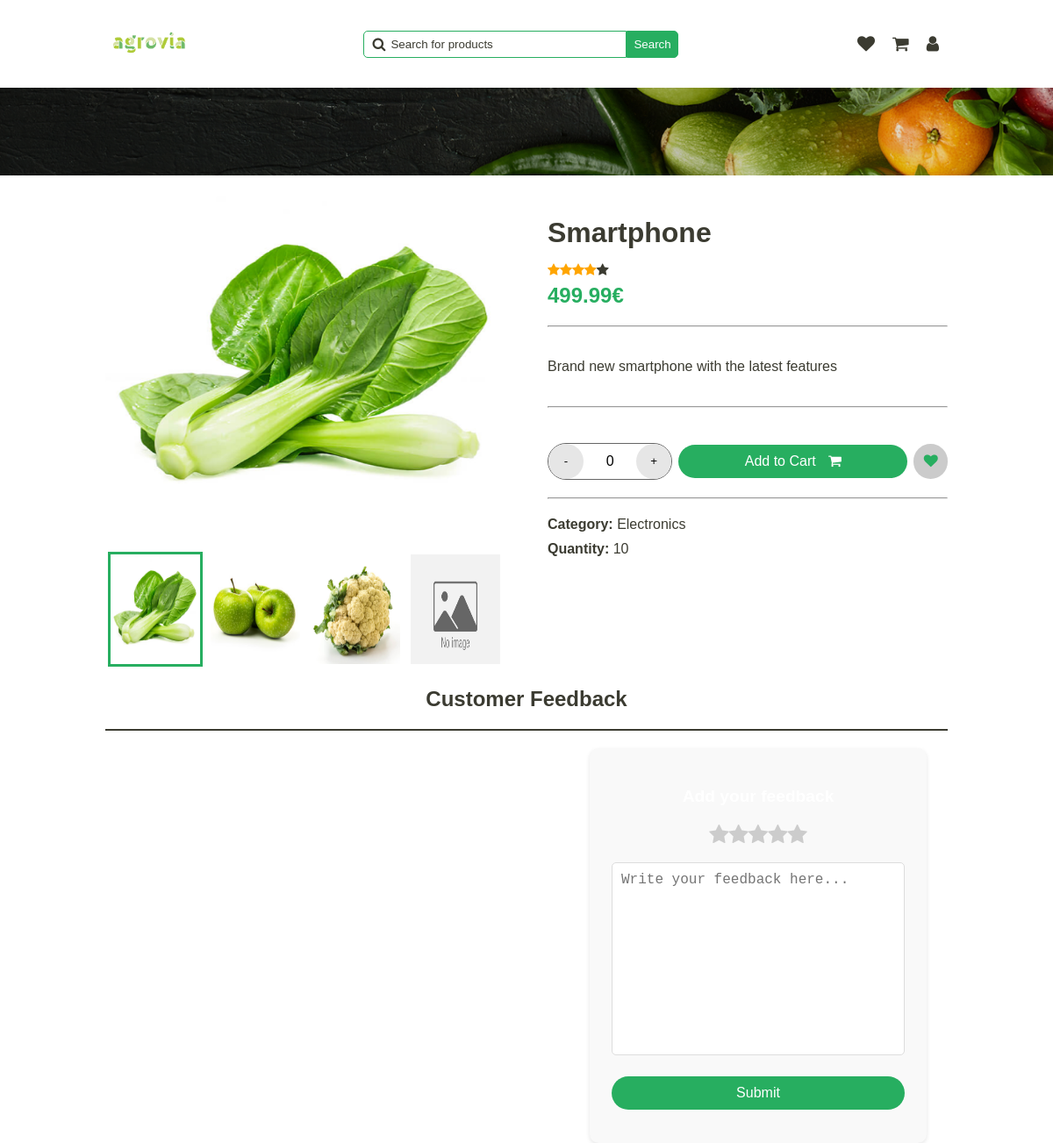
The app's page /pages/announce-view.php?id=1 (signed in) with its own data.
### tables this page shows
CREATE TABLE Announce (
  id INTEGER PRIMARY KEY,
  id_category INTEGER,
  image TEXT,
  title TEXT,
  description TEXT,
  price FLOAT,
  quantity INTEGER,
  rating INTEGER,
  out_of_stock BOOLEAN,
  FOREIGN KEY (id_category) REFERENCES Category(id)
);

CREATE TABLE Category (
  id INTEGER PRIMARY KEY,
  name TEXT
);

### pages/announce-view.php (the view, shortened to what this page needs)
<!DOCTYPE html>
<html lang="en">
<head>
    <link rel="stylesheet" href="../../styles/announce.css" onload="load_theme()">
    <link rel="stylesheet" href="../../styles/main-header.css">
    <link rel="stylesheet" href="../styles/confirm-modal.css">
    <link rel="stylesheet" href="../styles/alert.css">
    <link rel="stylesheet" href="https://cdnjs.cloudflare.com/ajax/libs/font-awesome/4.7.0/css/font-awesome.min.css">
</head>
<body>
    <header>
        <a href="../pages/home.php"><img src="../../assets/logo/agrovia-green.png" alt="logo"></a>
        <div class="search-bar">
            <span>
                <i class="fa fa-search"></i>
                <input type="text" name="search" id="search" placeholder="Search for products"
                    onkeydown="if(event.keyCode === 13) search()">
            </span>
            <button onclick="search()">Search</button>
        </div>
        <div class="user">
            <a href="../../pages/user/wishlist.html">
                <i class="fa fa-heart"></i>
            </a>
            <a href="../../pages/user/cart.html">
                <i class="fa fa-shopping-cart"></i>
            </a>
            <a href="../pages/dashboard.php">
                <i class="fa fa-user"></i>
            </a>
        </div>
    </header>
    <div class="separator-background"></div>
    <div class="main-container">
        <?php
        require "../php/announce.php";
        $announce = get_announce_by_id($_GET['id']);
        $category = get_announce_category($_GET['id']);
        $is_in_wishlist = is_announce_in_wish_list($_GET['id']);
        $is_in_cart = is_announce_in_cart($_GET['id']);
        ?>
        <section class="gallery">
        </section>
        <section class="quick-view" id="my-announce-quick-view">
            <div class="main-infos">
                <h1 class="title"><?php echo $announce['title'] ?></h1>
                <div class="rating"><?php echo generate_star($announce['rating']) ?></div>
                <div class="price"><?php echo $announce['price'] ?>€</div>
            </div>
            <hr>
            <div class="description">
                <p><?php echo $announce['description'] ?></p>
            </div>
            <hr>
            <div class="actions">
                <div class="manage-quantity">
                    <button class="increment" onclick="decrement_quantity()">-</button>
                    <span id="count">0</span>
                    <button class="decrement" onclick="increment_quantity()">+</button>
                </div>
                <button class="cart" id="button-cart-id" style="<?php if ($is_in_cart)
                    echo "background-color: rgba(45, 45, 45, 0.20); border: 2px solid var(--light-stroke); " ?>"
                        onclick="add_cart_item_by_id(<?php echo $_GET['id'] ?>)">
                    Add to Cart
                    <i class="fa fa-shopping-cart"></i>
                </button>
                <button class="wish" onclick="add_wishlist_item(<?php echo $_GET['id'] ?>)">
                    <i class="fa fa-heart" id="<?php echo $_GET['id'] ?>-wish-icon" style="<?php if ($is_in_wishlist)
                           echo "color: var(--secondary);" ?>">
                        </i>
                    </button>
                </div>
                <hr>
                <div class="category">
                    <span>
                        <strong>Category:</strong>
                    <?php echo "<span>" . $category['name'] . "</span>" ?>
                </span>
                <span>
                    <strong>Quantity:</strong>
                    <?php echo "<span class='quantity'>" . $announce['quantity'] . "</span>" ?>
                </span>
            </div>
        </section>
    </div>
    <h2 class="title-feedback">Customer Feedback</h2>
    <hr class="feedback-separator">
    <div class="customer-feedback">
        <section class="feedback-section">
        </section>
        <section class="add-feedback">
            <h3>Add your feedback</h3>
            <div class="rating-stars">
                <i class='fa fa-star'></i>
                <i class='fa fa-star'></i>
                <i class='fa fa-star'></i>
                <i class='fa fa-star'></i>
                <i class='fa fa-star'></i>
            </div>
            <textarea name="feedback" id="feedback" cols="30" rows="10"
                placeholder="Write your feedback here..."></textarea>
            <button onclick="submit_feedback()">Submit</button>
        </section>
    </div>
</body>
</html>

### styles/announce.css (style rules this page uses)
.main-container { display: flex; margin-top: 120px; width: 100%; justify-content: flex-start; }
img { max-width: 100%; vertical-align: top; }
.gallery { display: flex; width: 50%; position: relative; justify-content: center; }
@media screen and (min-width: 600px) { .gallery { padding-top: 400px; } }
.quick-view { margin-left: 5%; width: 50%; display: flex; flex-direction: column; }
.quick-view .main-infos { display: flex; flex-direction: column; }
.quick-view .main-infos h1 { font-size: 2rem; margin-bottom: 15px; }
.quick-view hr { margin: 20px 0; width: 100%; color: var(--text); }
.quick-view .price { font-size: 1.5rem; font-weight: 700; color: var(--secondary); }
.quick-view .actions { display: flex; justify-content: space-between; margin-top: 20px; align-items: center; }
.quick-view .category { display: flex; flex-direction: column; }
.quick-view .category span { font-size: 1rem; margin-bottom: 5px; }
.quick-view .category span:last-child { margin-bottom: 0; margin-top: 5px; }
.quick-view .actions .manage-quantity { display: flex; align-items: center; justify-content: space-between; background-color: var(--white); border-radius: 35px; width: 150px; border: 1px solid var(--gray); }
.quick-view .actions .manage-quantity button { padding: 12px; width: 40px; height: 40px; border-radius: 50%; border: none; cursor: pointer; background-color: var(--light-stroke); }
.quick-view .actions .manage-quantity span { width: 25px; text-align: center; border: none; background-color: transparent; color: black; }
.quick-view .actions .cart { background-color: var(--secondary); color: var(--white); padding: 10px 20px; border-radius: 35px; width: 60%; border: none; cursor: pointer; font-size: 1rem; margin: 0 7px; }
.quick-view .actions .cart i { margin-left: 10px; }
.quick-view .actions .wish { background-color: rgb(203, 203, 203); color: var(--white); border-radius: 35px; width: 40px; height: 40px; border: none; cursor: pointer; font-size: 1rem; }
.customer-feedback { display: flex; margin-top: 20px; width: 100%; }
h2.title-feedback { text-align: center; }
hr.feedback-separator { width: 100%; border: 1px solid var(--text); }
.customer-feedback .feedback-section { display: flex; flex-direction: column; margin-top: 20px; width: 55%; }
.customer-feedback .add-feedback { width: 40%; height: 450px; margin: 0 auto; padding: 25px; background-color: #f9f9f9; border-radius: 10px; box-shadow: 0 2px 5px rgba(0, 0, 0, 0.1); position: sticky; z-index: 1000; top: 25%; }
.customer-feedback .add-feedback h3 { text-align: center; font-size: 1.2rem; margin-bottom: 20px; color: var(--primary); }
.customer-feedback .add-feedback textarea { width: 100%; height: 55%; padding: 10px; font-size: 1rem; border: 1px solid #ddd; resize: none; border-radius: 5px; margin-bottom: 20px; }
.customer-feedback .add-feedback button { padding: 10px 20px; font-size: 1rem; background-color: var(--secondary); color: white; border: none; border-radius: 50px; cursor: pointer; transition: background-color 0.3s ease; width: 100%; }
.customer-feedback .add-feedback .rating-stars { display: flex; justify-content: center; margin-bottom: 20px; }
.customer-feedback .add-feedback .rating-stars .fa-star { font-size: 1.5rem; color: #ccc; transition: color 0.3s ease; cursor: pointer; }

### styles/main-header.css (style rules this page uses)
header { display: flex; justify-content: space-between; align-items: center; }
header a img { width: 100px; }
header .search-bar { display: flex; align-items: center; }
header .search-bar span { display: flex; align-items: center; position: relative; }
header .search-bar span i { position: absolute; left: 10px; color: var(--text); }
header .search-bar span input { padding: 7px; border: 1px solid var(--secondary); border-radius: 5px 0 0 5px; padding-left: 30px; min-width: 300px; }
header .search-bar span input::placeholder { color: var(--text); position: absolute; left: 30px; }
header .search-bar button { padding: 7px; border-radius: 0 5px 5px 0; background-color: var(--secondary); color: var(--white); border: 1px solid var(--secondary); cursor: pointer; }
header .user { display: flex; align-items: center; }
header .user a { text-decoration: none; padding: 10px; }
header .user a i { font-size: 20px; color: var(--text); }
.separator-background { background-image: url("../../assets/backgrounds/separator-background.png"); background-size: cover; background-position: center; background-repeat: no-repeat; width: 100%; height: 100px; position: absolute; left: 0; }

### records on screen
announce: title "Smartphone", rating 4 (drawn), price "499.99", description "Brand new smartphone with the latest features", quantity "10"
category: name "Electronics"
